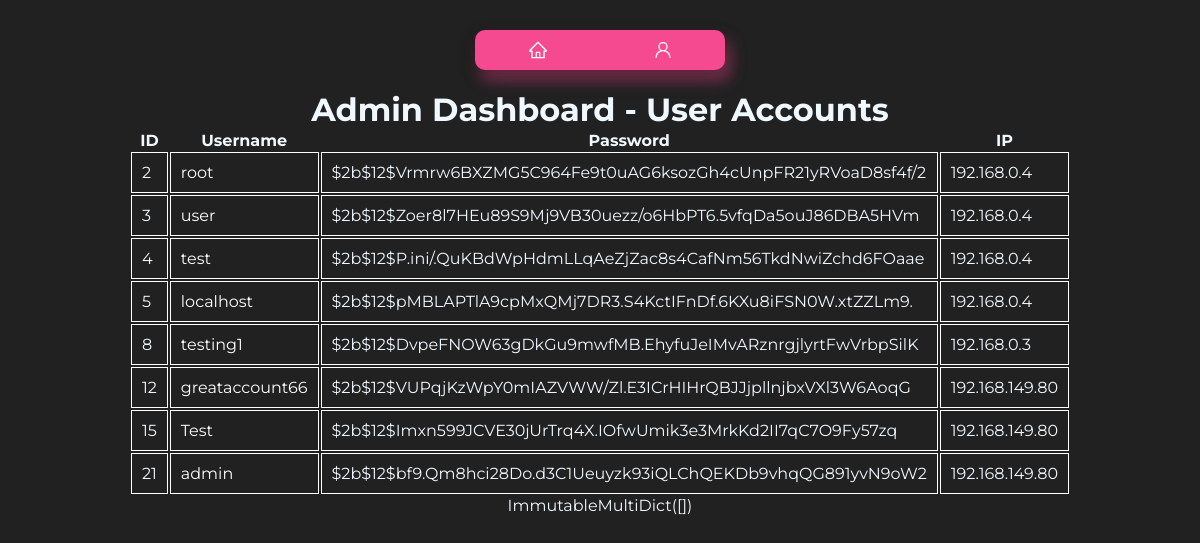
Before: /admin/dashboard (signed in) with the older database file.
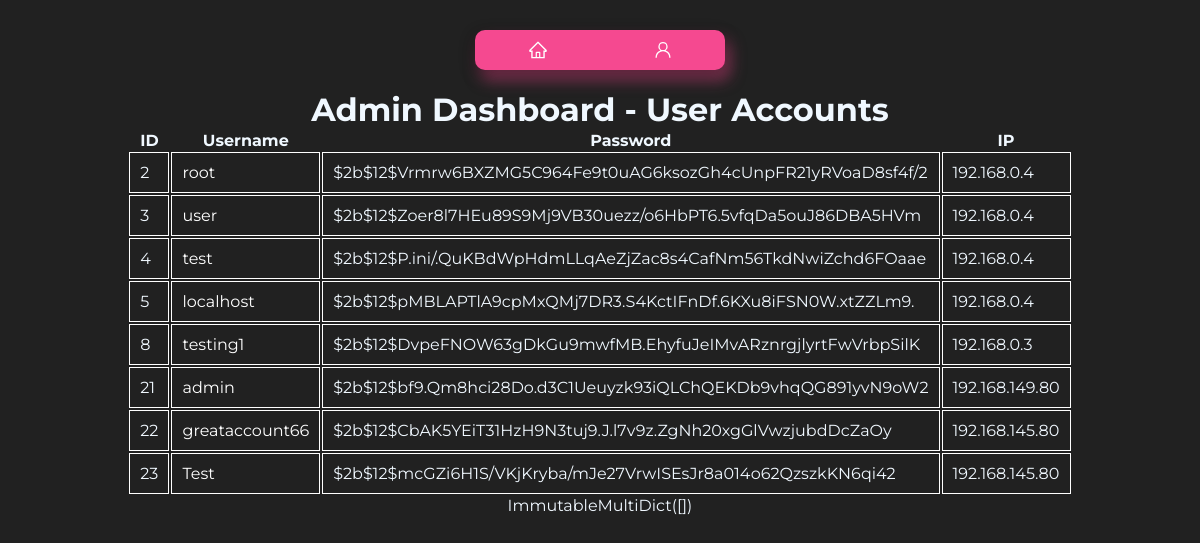
After: the same page with the newer database file.
### tables this page shows
CREATE TABLE users (
        id INTEGER PRIMARY KEY,
        username TEXT UNIQUE,
        password TEXT,
        ip TEXT
    );

### main.py (the view)
@app.route('/admin/dashboard')
def admin_dashboard():
    username = session.get('username')
    if username == 'admin':
        users = get_all_users()
        cookies = request.cookies
        return render_template('admin/admin_dashboard.html', users=users, cookies=cookies)
    else:
        return jsonify({'error':'Not an admin'}), 403

### scripts/db.py (called while the page is built)
def connect():
    conn = sqlite3.connect('database/testdb.db')
    cursor = conn.cursor()
    return conn, cursor

def get_all_users():
    conn, cursor = connect()
    cursor.execute('SELECT * FROM users')
    users = cursor.fetchall()
    conn.close()
    return users

### templates/admin/admin_dashboard.html (shortened to what this page needs)
<!DOCTYPE html>
<html>
<head>
    <link rel="stylesheet" type="text/css" href="{{ url_for('static', filename='css/template.css') }}">
    <link rel="stylesheet" type="text/css" href="{{ url_for('static', filename='css/header.css') }}">
</head>
<body>
    <header>
        <div class="button-container">
            <a class="button" href="/">
            </a>
            <a class="button" href="/account">
            </a>
        </div>
    </header>
    <h1>Admin Dashboard - User Accounts</h1>
    <table>
        <tr>
            <th>ID</th>
            <th>Username</th>
            <th>Password</th>
            <th>IP</th>
        </tr>
        {% for user in users %}
        <tr>
            <td id="id">{{ user[0] }}</td>
            <td id="username"><a style="color: white; text-decoration: none;" href="/{{user[1]}}">{{ user[1] }}</a></td>
            <td id="Password">{{ user[2] }}</td>
            <td id="ip">{{ user[3] }}</td>
        </tr>
        {% endfor %}
    </table>
    <div>{{cookies}}</div>
</body>
</html>

### static/css/template.css (style rules this page uses)
* { padding: 0; margin: 0; box-sizing: border-box; }
body { padding: 10px; display: flex; flex-direction: column; justify-content: center; align-items: center; background-color: #212121; color: aliceblue; font-family: Montserrat, serif; }

### static/css/header.css (style rules this page uses)
header { padding: 20px; display: flex; justify-content: center; align-items: center; }
.button-container { display: flex; background-color: rgba(245, 73, 144); width: 250px; height: 40px; align-items: center; justify-content: space-around; border-radius: 10px; box-shadow: rgba(0, 0, 0, 0.35) 0px 5px 15px, rgba(245, 73, 144, 0.5) 5px 10px 15px; }
.button { outline: 0 !important; border: 0 !important; width: 40px; height: 40px; border-radius: 50%; background-color: transparent; display: flex; align-items: center; justify-content: center; color: #fff; transition: all ease-in-out 0.3s; cursor: pointer; }
.icon { font-size: 20px; }

### templates/admin/admin_dashboard.html (style rules this page uses)
td { padding: 10px; border: 1px solid #FFF; }

Changed rows visible on the page:
removed users: id "12", username "greataccount66", password "$2b$12$VUPqjKzWpY0mIAZVWW/Zl.E3ICrHIHrQBJJjpllnjbxVXl3W6AoqG", ip "192.168.149.80"
removed users: id "15", username "Test", password "$2b$12$Imxn599JCVE30jUrTrq4X.IOfwUmik3e3MrkKd2II7qC7O9Fy57zq", ip "192.168.149.80"
added users: id "22", username "greataccount66", password "$2b$12$CbAK5YEiT31HzH9N3tuj9.J.l7v9z.ZgNh20xgGlVwzjubdDcZaOy", ip "192.168.145.80"
added users: id "23", username "Test", password "$2b$12$mcGZi6H1S/VKjKryba/mJe27VrwISEsJr8a014o62QzszkKN6qi42", ip "192.168.145.80"
